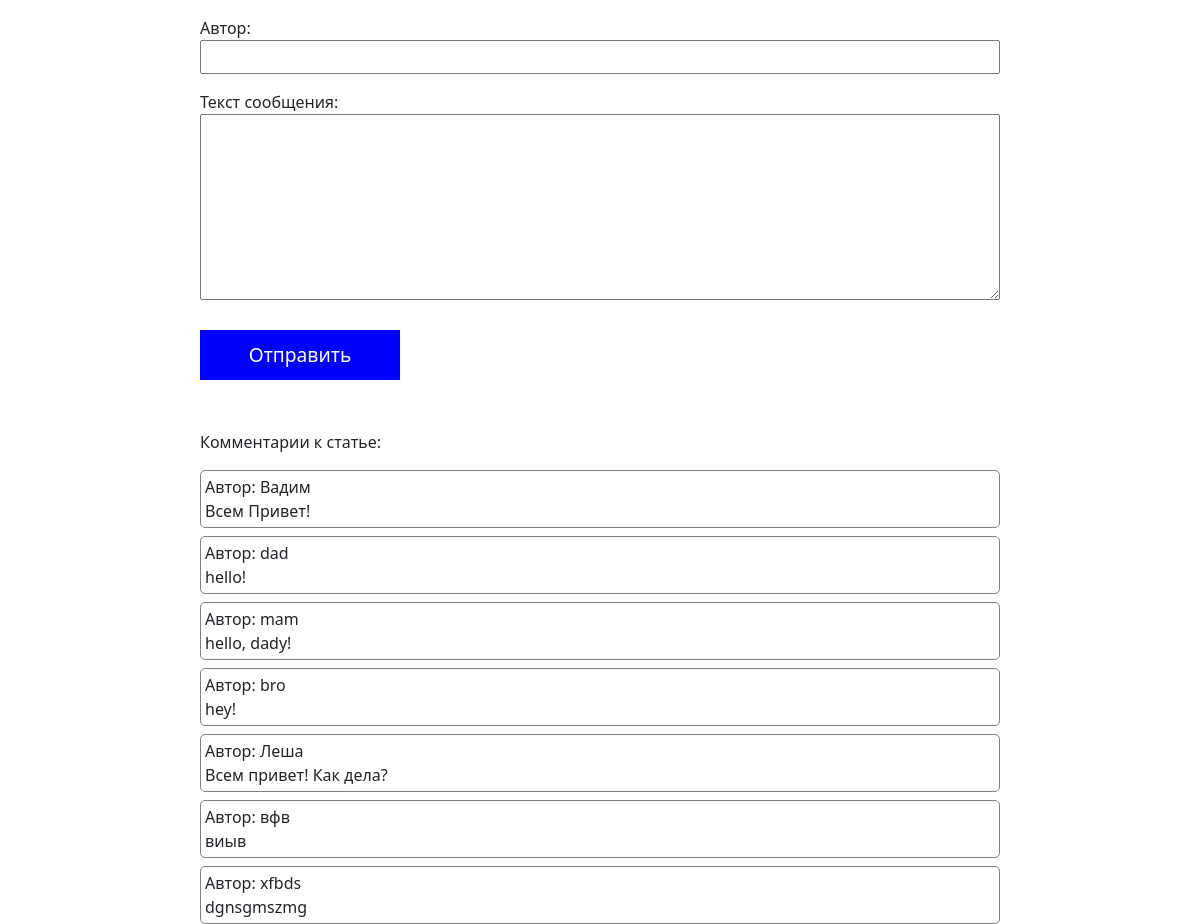
Page /task_3/index.php on the committed database.
### tables this page shows
CREATE TABLE `data_comments` (
  `id_com` int(10) NOT NULL,
  `author` varchar(25) NOT NULL,
  `comment` text NOT NULL
);

### task_3/dataProcessing.php (called while the page is built)
<?php
function GetData() {
    include_once "connectBD.php";
try{
    $sql = "SELECT author, comment FROM data_comments";
    $connect->setAttribute(PDO::ATTR_ERRMODE, PDO::ERRMODE_EXCEPTION);
    $data = $connect->query($sql);
    return $data;
} catch (PDOException $error) {
    echo "Ошибка выполнения запроса: <br>" .$sql. $error -> getMessage();
}
}

### task_3/getData.php (the view)
<?php
include_once "dataProcessing.php";
$data = GetData();
foreach ($data as $value) {
    echo "<div class='comment'>Автор: ".$value['author']."<br>".$value['comment']."</div>";
}

### task_3/index.php (shortened to what this page needs)
<!DOCTYPE html>
<html lang="ru">
<head>
    <link href="https://cdn.jsdelivr.net/npm/bootstrap@5.0.2/dist/css/bootstrap.min.css" rel="stylesheet">
    <link rel="stylesheet" type="text/css" href="css/style.css">
</head>
<body>
  <form action="setData.php" method="post" name="form">
    <p class="is-h">Автор:<br> <input name="author" type="text" class="is-input" id="author"></p>
    <p class="is-h">Текст сообщения:<br><textarea name="comment" rows="5" cols="50" id="comment"></textarea></p>
    <button type="submit" id='click' name="button" class="is-button">Отправить</button>
  </form>
  <p>Комментарии к статье:</p>
  <div id="comments">
  <?php
    include_once "getData.php";
    ?>
  </div>
</body>
</html>

### task_3/css/style.css (style rules this page uses)
* { max-width: 800px; margin: 0 auto; }
#author { width: 100%; height: 4%; font-size: 1.3em; }
.is-h { margin-top: 2%; }
#comment { width: 100%; font-size: 1.5em; }
.is-button { cursor: pointer; color: white; background-color: blue; width: 25%; height: 50px; margin-top: 1%; outline: none; font-size: 1.2em; border: none; transition: all 0.3s ease-out; }
.comment { border: 1px solid gray; margin-top: 1%; border-radius: 5px; padding: 0.5%; }

### rows in the picture
data_comments: author "Вадим", comment "Всем Привет!"
data_comments: author "dad", comment "hello!"
data_comments: author "mam", comment "hello, dady!"
data_comments: author "bro", comment "hey!"
data_comments: author "Леша", comment "Всем привет! Как дела?"
data_comments: author "вфв", comment "виыв"
data_comments: author "xfbds", comment "dgnsgmszmg"
